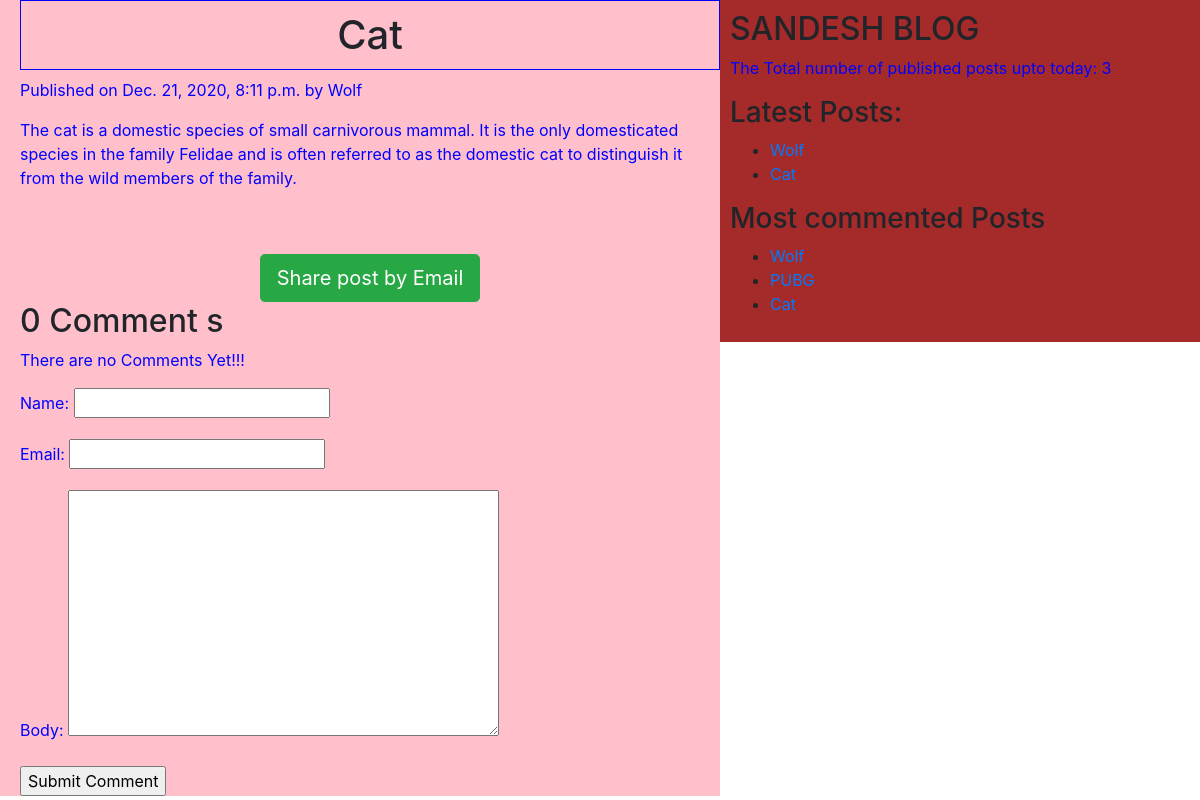
The app's page /2020/12/21/cat-bio/ with its own data.
### app2/models.py (models this page shows, shortened)
class Post(models.Model):
    STATUS_CHOICES=(('draft','Draft'),('published','Published'))
    title = models.CharField(max_length=50)
    slug = models.SlugField(max_length=200,unique_for_date='publish')
    author = models.ForeignKey(User,related_name='blog_posts' ,on_delete=models.CASCADE)
    body = models.TextField()
    publish = models.DateTimeField(default=timezone.now)
    created = models.DateTimeField(auto_now_add=True)
    updated = models.DateTimeField(auto_now=True)
    status = models.CharField(max_length=50,choices=STATUS_CHOICES,default='draft')
    objects=CustomManager()
    tags=TaggableManager()
    class Meta:
    	ordering=('-publish',)
    def get_absolute_url(self):
    	return reverse('post_detail',args=[self.publish.year,self.publish.strftime('%m'),self.publish.strftime('%d'),self.slug])

### app2/views.py (the view)
# urls.py: re_path(r'^(?P<year>\d{4})/(?P<month>\d{2})/(?P<day>\d{2})/(?P<post>[-\w]+)/$',views.post_detail_view,name='post_detail'),
def post_detail_view(request,year,month,day,post):
	post = get_object_or_404(Post,slug=post,status='published',publish__year=year,publish__month=month,publish__day=day)
	comments=post.comments.filter(active=True)
	csubmit=False
	if request.method=='POST':
		form=CommentForm(request.POST)
		if form.is_valid():
			new_comment=form.save(commit=False)
			new_comment.post=post
			new_comment.save()
			csubmit=True
	else:
		form=CommentForm()
	my_dict={'post':post,'form':form,'csubmit':csubmit,'comments':comments}
	return render(request=request, template_name='app2/detail.html',context=my_dict)

### app2/forms.py
class CommentForm(forms.ModelForm):
    class Meta:
        model = Comment
        fields = ('name','email','body')

### app2/models.py (called while the page is built)
	def get_queryset(self):
		return super().get_queryset().filter(status='published')

### app2/templatetags/blog_tags.py (called while the page is built)
@register.simple_tag(name='my_tag')
def total_posts():
	return Post.objects.count()

@register.inclusion_tag('app2/latest.html')
def show_latest_posts():
	latest_posts=Post.objects.order_by('-publish')[:2]
	return {'latest_posts':latest_posts}

@register.simple_tag()
def get_most_commented_posts(count=3):
	return Post.objects.annotate(total_comments=Count('comments')).order_by('-total_comments')[:count]

### template/app2/detail.html (shortened to what this page needs)
{% extends "app2/base.html" %}
{% block content_block %}
	<h1>{{ post.title }}</h1>
	<p id="date">Published on {{post.publish}} by {{ post.author|title }}</p>
		{{ post.body|linebreaks }}
	<br><br>
	<div class="container" align="center">
			<a href="/{{ post.id }}/share" class="btn btn-lg btn-success" target="blank">Share post by Email</a>
	</div>
	{% with comments.count as comments_count  %}
		<h2>{{  comments_count}} Comment {{ comments_count|pluralize }}</h2>
	{% endwith %}
	{% if comments %}
		{% for comment in comments  %}
			<p id='ch'>Comment {{ forloop.counter }} by {{ comment.name }} on {{ comment.created }}</p>
			<div class="cb">
				{{ comment.body|linebreaks }}
			</div>
		{% endfor %}
		<hr><hr>
	{% else %}
		<p>There are no Comments Yet!!!</p>
	{% endif %}
	{% if csubmit %}
		<h2>Your Comment added successfully</h2>
	{% else %}
		<form method="post">
			{{ form.as_p }}
			<input type="submit" name="" value="Submit Comment">
		</form>
	{% endif %}
{% endblock content_block %}

### template/app2/base.html (shortened to what this page needs)
<!DOCTYPE html>
{% load blog_tags %}
{% load static %}
<html lang="en" dir="ltr">
<head>
	<link rel="stylesheet" href="https://cdn.jsdelivr.net/npm/bootstrap@4.5.3/dist/css/bootstrap.min.css">
	<link rel="stylesheet" type="text/css" href="{% static "css/app2/post.css" %}">
</head>
<body>
	<div class="content">
		{% block content_block %}
		{% endblock content_block %}
	</div>
	<div class="sidebar">
		<h2>SANDESH BLOG</h2>
		<p>The Total number of published posts upto today: <span id="pcount">{% my_tag %}</span> </p>
		<h3>Latest Posts:</h3>{% show_latest_posts %}
		<h3>Most commented Posts</h3>
		{% get_most_commented_posts as m_c_p%}
		<ul>
			{% for post in m_c_p %}
			<li><a href="{{ post.get_absolute_url }}">{{ post.title }}</a></li>
			{% endfor %}
		</ul>
	</div>
</body>
</html>

### template/app2/latest.html
<ul>
	{% for post in  latest_posts %}
		<li><a href="{{ post.get_absolute_url }}">{{ post.title }}</a></li>
	{% endfor %}
</ul>

### static/css/app2/post.css (style rules this page uses)
.content { width:60%; float:left; padding: 0 0 0 20px; background: pink; height: 100%; }
.sidebar { width:40%; float:right; padding: 10px; background: brown; height: 100%; }
h1 { text-align: center; padding: 10px; border: 1px solid blue; }
p { color:blue; }

### records on screen
Post: title "Cat", publish "Dec. 21, 2020, 8:11 p.m.", author "Wolf", body "The cat is a domestic species of small carnivorous mammal. It is the only domesticated species in the family Felidae and is often referred to as the domestic cat to distinguish it from the wild members of the family."
Post: title "Wolf"
Post: title "PUBG"

### other values on screen
{{ comments_count }} "0"
